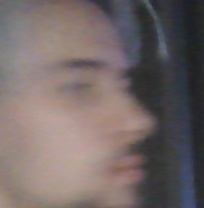
#> input picture faces/0379eb17-7e9d-4149-a110-4d34f4d8dff8.jpg, 204 x 208 px
$ python -i NeurMain_mp_ceiling.py   (imports and definitions only)
#> lines starting #> are read from the running program, lines starting #| are printed output that depends on the picture
#> further down, picture is the input picture: shape (208, 204, 3); mean B, G, R 103.3, 104.2, 115.8
import cv2
import pickle
import numpy as np
import os
import uuid
import platform
import shutil
import warnings
import time
import multiprocessing as mp
import queue

# [5 lines not run here, left out]

import face_recognition

# Absolute path to the project folder
PROJECT_DIR = os.path.dirname(os.path.abspath(__file__))

# Folder with database and photos
BASE_FILE = os.path.join(PROJECT_DIR, "known_faces.pkl")
FACES_DIR = os.path.join(PROJECT_DIR, "faces")
LOGS_DIR = os.path.join(PROJECT_DIR, "logs")


# [43 lines left out: functions log_face_event, log_visibility_event, format_duration, not called in this run]


# [12 lines not run here, left out]


# [8 lines left out: function build_encodings_dict, not called in this run]


# [1 line that did not run here, left out]

# Matching and data accumulation parameters
FACE_MATCH_THRESHOLD = 0.6
TRACK_MAX_MISSING_FRAMES = 30
POSITION_IOU_THRESHOLD = 0.20
POSITION_CENTER_RATIO_THRESHOLD = 0.45
ENCODING_ADD_MIN_DISTANCE = 0.035
ENCODING_ADD_COOLDOWN_FRAMES = 10
# Added compared with NeurMain_mp.py:
# this ceiling-distance profile spends more CPU on larger faces and denser scans.
DETECTION_FRAME_INTERVAL = 2
DETECTION_SCALE = 0.45
MAX_FACES_PER_FRAME = 6
# Added compared with NeurMain_mp.py:
# keep visibility active through longer recognition dropouts from a difficult viewpoint.
VISIBILITY_LOST_TIMEOUT_SEC = 3.0
# Added compared with NeurMain_mp.py:
# retain the last known face position for longer when a detection cycle misses.
TRACK_HOLD_FRAMES = 20
# Added compared with NeurMain_mp.py:
# scan a few in-plane rotations and upsample more aggressively for small distant faces.
DETECTION_UPSAMPLE = 1
DETECTION_ANGLES = (-18, 0, 18)
ROTATION_DUPLICATE_IOU = 0.35
# Added compared with NeurMain_mp.py:
# request a larger capture size so distant faces occupy more pixels before downscaling.
CAPTURE_WIDTH = 1920
CAPTURE_HEIGHT = 1080
CAPTURE_FPS = 30


def save_base():
    with open(BASE_FILE, "wb") as f:
        pickle.dump(known_faces, f)


# [114 lines left out: functions get_face_dir, bbox_iou, center_distance_ratio, find_recent_id_by_position, save_face_image, try_add_encoding_to_existing and 1 more, not called in this run]


def preprocess_small_frame(frame):
    # Added compared with NeurMain_mp.py:
    # boost contrast and edge detail so small distant faces survive downscaling better.
    ycrcb = cv2.cvtColor(frame, cv2.COLOR_BGR2YCrCb)
#> ycrcb: shape (208, 204, 3); mean of channels 0, 1, 2 107.6, 133.9, 125.5
    clahe = cv2.createCLAHE(clipLimit=2.0, tileGridSize=(8, 8))
    ycrcb[:, :, 0] = clahe.apply(ycrcb[:, :, 0])
#> ycrcb: shape (208, 204, 3); mean of channels 0, 1, 2 119.6, 133.9, 125.5
    enhanced = cv2.cvtColor(ycrcb, cv2.COLOR_YCrCb2BGR)
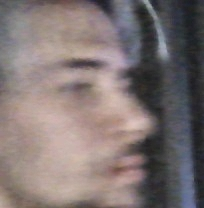
#> enhanced: shape (208, 204, 3); mean B, G, R 115.2, 116.2, 127.8
    blurred = cv2.GaussianBlur(enhanced, (0, 0), 1.2)
    return cv2.addWeighted(enhanced, 1.35, blurred, -0.35, 0)


# [446 lines left out: functions rotate_small_frame, map_box_to_original, detection_worker, drain_latest_result, build_held_faces, process_detection_result and 1 more, not called in this run]


# [5 lines not run here, left out]

>>> import cv2
>>> picture = cv2.imread('faces/0379eb17-7e9d-4149-a110-4d34f4d8dff8.jpg')
>>> result = preprocess_small_frame(picture)

$ run again, on faces/10cedc6d-9226-489d-bc2f-8308db5467fb.jpg
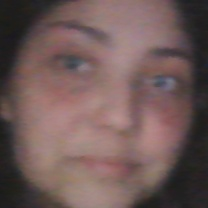
#> input picture faces/10cedc6d-9226-489d-bc2f-8308db5467fb.jpg, 208 x 208 px
#> picture is the input picture: shape (208, 208, 3); mean B, G, R 88.1, 90, 112.3
#> in preprocess_small_frame, `enhanced = cv2.cvtColor(ycrcb, cv2.COLOR_YCrCb2BGR)`:
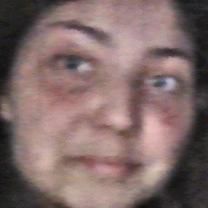
#> enhanced: shape (208, 208, 3); mean B, G, R 105, 107, 129.2

$ run again, on faces/1a5df46c-beb3-49ba-80cf-f8998c218825.jpg
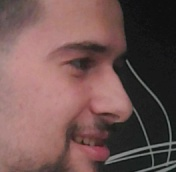
#> input picture faces/1a5df46c-beb3-49ba-80cf-f8998c218825.jpg, 176 x 172 px
#> picture is the input picture: shape (172, 176, 3); mean B, G, R 81.8, 84.1, 112.5
#> in preprocess_small_frame, `enhanced = cv2.cvtColor(ycrcb, cv2.COLOR_YCrCb2BGR)`:
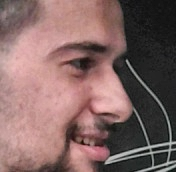
#> enhanced: shape (172, 176, 3); mean B, G, R 99.3, 101.7, 130.1
#> in preprocess_small_frame, `blurred = cv2.GaussianBlur(enhanced, (0, 0), 1.2)`:
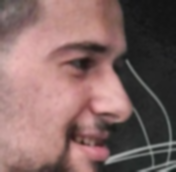
#> blurred: shape (172, 176, 3); mean B, G, R 99.3, 101.7, 130.1
